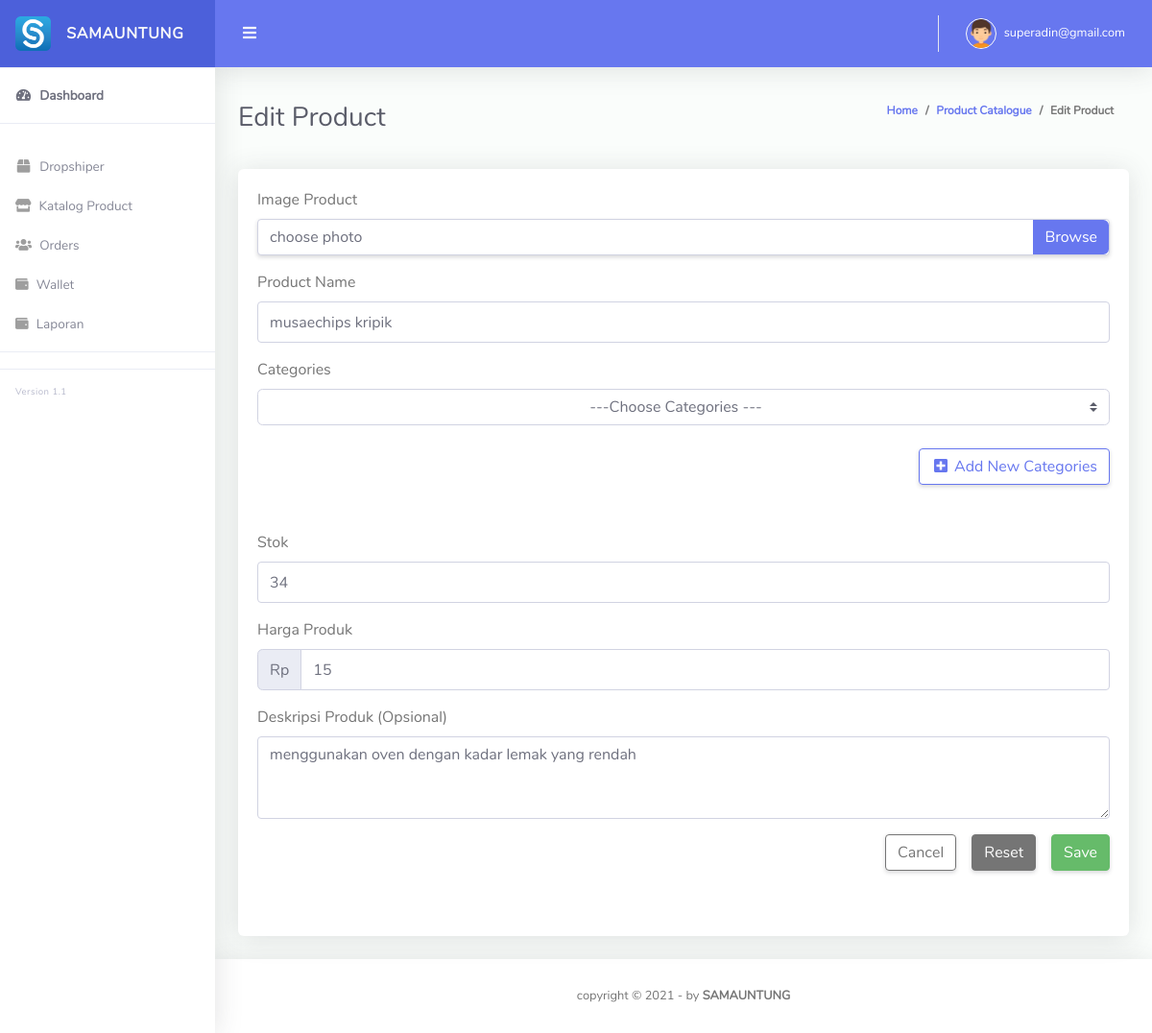
The page /Admin_samauntung/edit_produk.php?id=5 (signed in) on the database its author committed.
### tables this page shows
CREATE TABLE `produk` (
  `id_produk` int(11) NOT NULL,
  `id_kategori` int(11) NOT NULL,
  `nama_produk` varchar(100) NOT NULL,
  `gambar_produk` varchar(255) NOT NULL,
  `deskripsi_produk` text NOT NULL,
  `stok` int(11) NOT NULL,
  `harga` int(11) NOT NULL
);

### Admin_samauntung/edit_produk.php (the view, shortened to what this page needs)
<?php
include 'koneksi.php';
$sql = "SELECT produk.deskripsi_produk, produk.nama_produk, produk.id_kategori, produk.harga, produk.stok FROM produk WHERE produk.id_produk = ".$_GET['id'];
$query = mysqli_query($konek, $sql);
$data=mysqli_fetch_array($query);
?>
<!DOCTYPE html>
<html lang="en">
<head>
  <link href="vendor/fontawesome-free/css/all.min.css" rel="stylesheet" type="text/css">
  <link href="vendor/bootstrap/css/bootstrap.min.css" rel="stylesheet" type="text/css">
  <link href="css/ruang-admin.min.css" rel="stylesheet">
</head>
<body id="page-top">
  <div id="wrapper">
    <?php require "components/sidebar.php"?>
    <div id="content-wrapper" class="d-flex flex-column">
      <div id="content">
        <?php require "components/topbar.php"?>
        <div class="container-fluid" id="container-wrapper">
          <div class="d-sm-flex align-items-center justify-content-between mb-4">
            <h1 class="h3 mb-0 text-gray-800">Edit Product</h1>
            <ol class="breadcrumb">
              <li class="breadcrumb-item"><a href="./">Home</a></li>
              <li class="breadcrumb-item"><a href="produk.php">Product Catalogue</a></li>
              <li class="breadcrumb-item active" aria-current="page">Edit Product</li>
            </ol>
          </div>
          <div class="row">
            <div class="col-md-12">
              <div class="card mb-4">
                <div class="card-body">
                  <form action="edit_produk.php?id=<?=$_GET['id']?>" method="post"  enctype="multipart/form-data">
                    <div class="form-group">
                      <label for="foto">Image Product</label>
                      <div class="custom-file">
                        <label class="custom-file-label" for="foto">choose photo</label>
                      </div>
                    </div>
                    <div class="form-group required">
                      <label for="nama" class="control-label">Product Name</label>
                      <input type="text" class="form-control" id="nama" name="nama" placeholder="Ex :  Musae Chips - Milk" required value="<?=$data["nama_produk"]?>">
                    </div>
                    <div class="form-group">
                            <label for="kategori">Categories</label>
                            <div class="select-kategori">
                              <select required name="kategori" class="form-control custom-select" id="nama_kategori">
                                <option class="text-center" value="">---Choose Categories ---</option>
                              </select>
                            </div>
                            <div>
                              <br>
                            </div>
                            <div class="d-flex flex-row-reverse mb-5">
                              <button type="button" class="btn btn-outline-primary custom-btn ml-3" data-toggle="modal" data-target="#tambahKategori">
                                <i class="fa fa-fw fa-plus-square"></i>
                                  <span>Add New Categories</span>
                              </button>
                            </div>
                        </div>
                    <div class="form-group">
                      <label for="stok" class="control-label">Stok</label>
                      <input type="number" class="form-control" id="stok" name="stok" placeholder="Ex :  100" required value="<?=$data["stok"]?>">
                    </div>
                    <div class="form-group required">
                      <label for="harga" class="control-label">Harga Produk</label>
                      <div class="input-group mb-2">
                        <div class="input-group-prepend">
                          <div class="input-group-text">Rp</div>
                        </div>
                        <input type="number" class="form-control" id="harga" name="harga" placeholder="Ex :  15.000"  required value="<?=$data["harga"]?>">
                      </div>
                    </div>
                    <div class="form-group">
                      <label for="deskripsi" class="control-label">Deskripsi Produk (Opsional)</label>
                      <textarea class="form-control" id="deskripsi" rows="3" name="deskripsi" placeholder="Ex :  Weight  : 90 g"><?=$data["deskripsi_produk"]?></textarea>
                    </div>
                    <div class="d-flex flex-row-reverse mb-5">
                    <button type="submit" class="btn btn-success ml-3">Save</button>
                        <button type="reset" class="btn btn-secondary ml-3">Reset</button>
                        <a id="batal-produk" class="btn btn-outline-secondary" href="produk.php">Cancel</a>
                    </div>
                  </form>
                </div>
              </div>
            </div>
          </div>
        </div>
      </div>
      <?php require "components/footer.php"?>
    </div>
  </div>
</body>
</html>

### rows shown on the page
produk: nama "musaechips kripik", stok "34", harga "15", deskripsi "menggunakan oven dengan kadar lemak yang rendah"

### other values the page prints
$_SESSION['email-admin'] "superadin@gmail.com"
